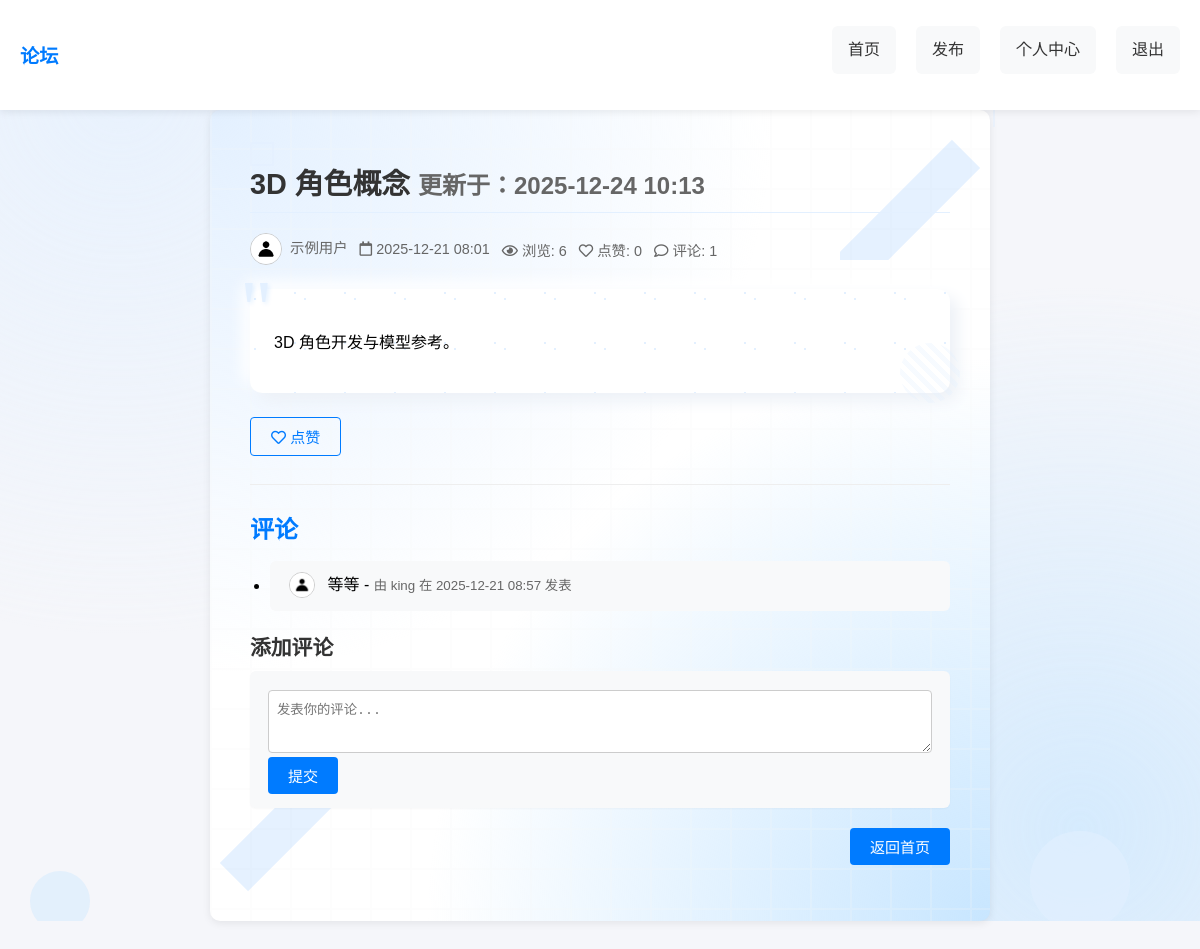
Page /blog/2/ (signed in) on the committed database.
### core/models.py (models this page shows, shortened)
class Blog(models.Model):
	author = models.ForeignKey(settings.AUTH_USER_MODEL, on_delete=models.CASCADE, related_name='blogs')
	title = models.CharField(max_length=100)
	content = models.TextField()
	created_at = models.DateTimeField(auto_now_add=True)
	updated_at = models.DateTimeField(auto_now=True)
	is_public = models.BooleanField(default=True)
	likes_count = models.IntegerField(default=0)
	views_count = models.IntegerField(default=0)
	is_approved = models.BooleanField(default=True)
	is_pinned = models.BooleanField(default=False)
	is_featured = models.BooleanField(default=False)

class User(AbstractUser):
	security_question = models.CharField(max_length=200, blank=False)
	security_answer_hash = models.CharField(max_length=128, blank=False)
	nickname = models.CharField(max_length=50, null=True, blank=True)
	has_set_nickname = models.BooleanField(default=False)
	avatar_path = models.CharField(max_length=255, default='default-avatar.jpg')
	created_at = models.DateTimeField(auto_now_add=True)
	is_admin = models.BooleanField(default=False)
	is_root_admin = models.BooleanField(default=False)

class Comment(models.Model):
	blog = models.ForeignKey(Blog, on_delete=models.CASCADE, related_name='comments')
	author = models.ForeignKey(settings.AUTH_USER_MODEL, on_delete=models.CASCADE, related_name='comments')
	content = models.TextField()
	created_at = models.DateTimeField(auto_now_add=True)

### core/views.py (the view, shortened to what this page needs)
# urls.py: path('blog/<int:blog_id>/', views.blog_detail, name='blog_detail'),
@login_required
def blog_detail(request, blog_id):
    blog = get_object_or_404(Blog, pk=blog_id)
    is_author = request.user.id == blog.author_id
    if not (is_author or getattr(request.user, 'is_admin', False)):
        blog.views_count += 1
        blog.save()
    return render(request, 'blog_detail.html', {'blog': blog, 'is_author': is_author})

### templates/blog_detail.html (shortened to what this page needs)
<!DOCTYPE html>
<html>
<head>
    <link rel="stylesheet" href="https://cdnjs.cloudflare.com/ajax/libs/font-awesome/5.15.4/css/all.min.css">
</head>
<body>
    <nav class="navbar">
        <a href="{% url 'home' %}" class="navbar-logo">论坛</a>
        <ul class="navbar-menu">
            <li><a href="{% url 'home' %}">首页</a></li>
            <li><a href="{% url 'create_blog' %}">发布</a></li>
            <li><a href="{% url 'user_profile' %}">个人中心</a></li>
            <li><a href="{% url 'logout' %}">退出</a></li>
        </ul>
    </nav>
    <div class="container">
        <div class="ribbon ribbon-top-right"></div>
        <div class="corner-decorator"></div>
        <div class="corner-decorator"></div>
        <h1>{{ blog.title }} <small>更新于：{{ blog.updated_at|date:"Y-m-d H:i" }}</small></h1>
        <div class="meta-info">
            <span>
                <img src="/media/{{ blog.author.avatar_path|default:'default-avatar.jpg' }}" alt="{{ blog.author.nickname }}的头像" class="avatar">
                {% if blog.author.nickname %}{{ blog.author.nickname }}{% else %}{{ blog.author.username }}{% endif %}
            </span>
            <span><i class="far fa-calendar"></i> {{ blog.created_at|date:"Y-m-d H:i" }}</span>
            <span><i class="far fa-eye"></i> 浏览: {{ blog.views_count }}</span>
            <span><i class="far fa-heart"></i> 点赞: <span id="likesCount">{{ blog.likes_count }}</span></span>
            <span><i class="far fa-comment"></i> 评论: {{ blog.comments.count }}</span>
        </div>
        <div class="content-wrapper">
            <p>{{ blog.content }}</p>
        </div>
        <div class="action-buttons">
            <button id="likeBtn" class="btn btn-outline">
                <i class="far fa-heart"></i> 点赞
            </button>
        </div>
        <hr>
        <h2>评论</h2>
        <div class="comment-list">
            <ul>
                {% for comment in blog.comments.all %}
                    <li>
                        <img src="/media/{{ comment.author.avatar_path|default:'default-avatar.jpg' }}" alt="{{ comment.author.nickname }}的头像" class="comment-avatar">
                        {{ comment.content }} - <small>由 {% if comment.author.nickname %}{{ comment.author.nickname }}{% else %}{{ comment.author.username }}{% endif %} 在 {{ comment.created_at|date:"Y-m-d H:i" }} 发表</small>
                    </li>
                {% endfor %}
            </ul>
        </div>
        <h3>添加评论</h3>
        <form method="POST" id="add-comment-form">{% csrf_token %}
            <textarea name="comment_content" rows="3" required placeholder="发表你的评论..."></textarea>
            <button type="submit">提交</button>
        </form>
        <p style="text-align:right; margin-top:20px;"><a href="{% url 'home' %}" class="btn">返回首页</a></p>
        <div class="ribbon ribbon-bottom-left"></div>
    </div>
</body>
</html>

### rows in the picture
Blog: title "3D 角色概念", updated_at "2025-12-24 10:13", author.avatar_path (placeholder picture), author.nickname "示例用户", created_at "2025-12-21 08:01", views_count "6", likes_count "0", comments.count "1", content "3D 角色开发与模型参考。"
Comment: author.avatar_path (placeholder picture), content "等等", author.nickname "king", created_at "2025-12-21 08:57"
